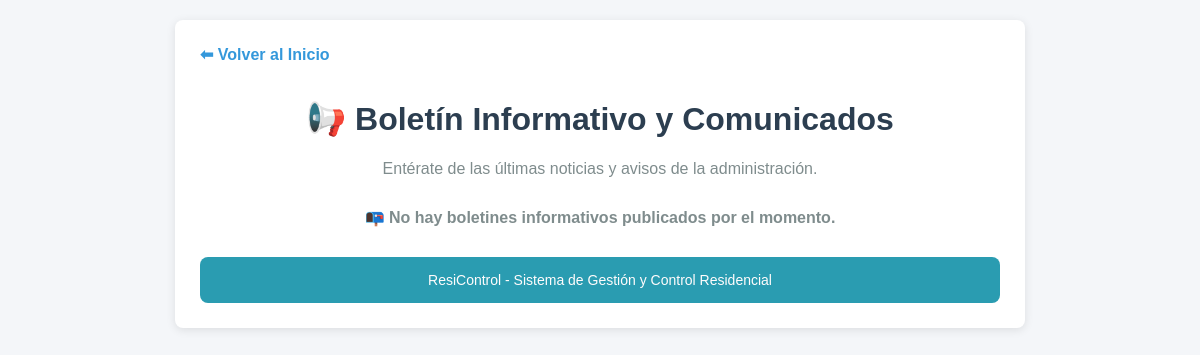
The app's page /boletines/, older data.
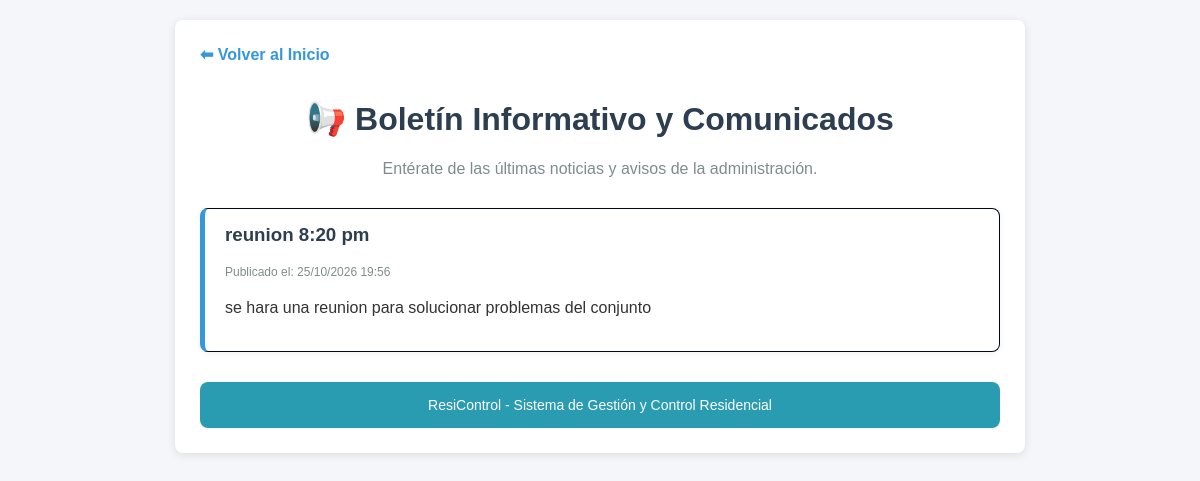
The same page, newer data.
### core/models.py (models this page shows, shortened)
class Boletin(models.Model):
    titulo = models.CharField(max_length=200)
    contenido = models.TextField()
    fecha_publicacion = models.DateTimeField(auto_now_add=True)
    activo = models.BooleanField(default=True)

### core/views.py (the view)
# urls.py: path('boletines/', views.lista_boletines, name='boletines'),
def lista_boletines(request):
    boletines = Boletin.objects.filter(activo=True).order_by('-fecha_publicacion')
    return render(request, 'core/boletines.html', {'boletines': boletines})

### core/templates/core/boletines.html (shortened to what this page needs)
<!DOCTYPE html>
<html lang="es">
<head>
</head>
<body>
<div class="container">
    <a href="{% url 'inicio' %}" class="nav-back">⬅ Volver al Inicio</a>
    <h1>📢 Boletín Informativo y Comunicados</h1>
    <p style="text-align: center; color: #7f8c8d; margin-bottom: 30px;">Entérate de las últimas noticias y avisos de la administración.</p>
    {% if boletines %}
        {% for b in boletines %}
            <div class="card-boletin">
                <h3>{{ b.titulo }}</h3>
                <div class="fecha">Publicado el: {{ b.fecha_publicacion|date:"d/m/Y H:i" }}</div>
                <div class="contenido">{{ b.contenido|linebreaks }}</div>
            </div>
        {% endfor %}
    {% else %}
        <p class="no-results">📭 No hay boletines informativos publicados por el momento.</p>
    {% endif %}
     <div style="margin-top: 30px; background-color: #2a9cb1; color: rgb(255, 252, 252); text-align: center; padding: 15px; border-radius: 8px;">
              <p style="margin: 0px; font-size: 14px;">ResiControl - Sistema de Gestión y Control Residencial</p>
    </div>
</div>
</body>
</html>

Row changes from the older to the newer data that the page shows:
added Boletin: titulo "reunion 8:20 pm", fecha_publicacion "25/10/2026 19:56", contenido "se hara una reunion para solucionar problemas del conjunto"
Text that changed along with them:
text no longer shown: "📭 No hay boletines informativos publicados por el momento."
